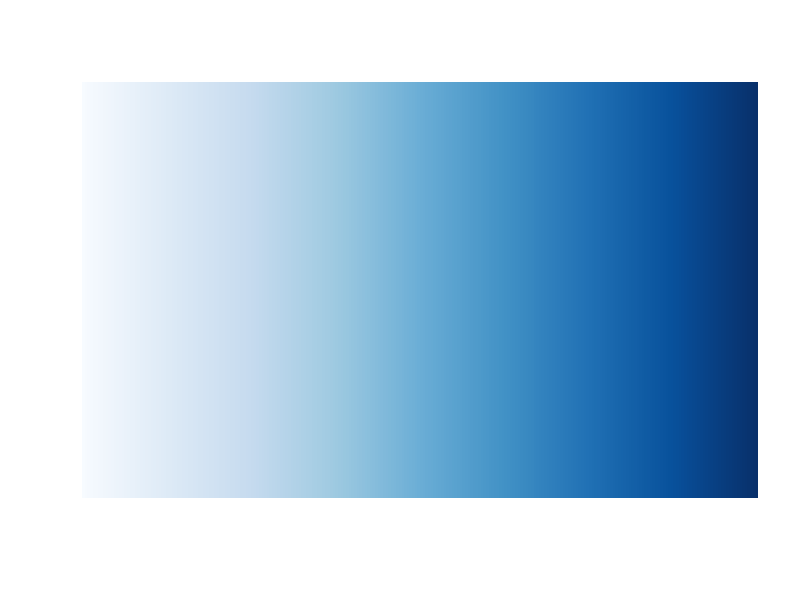
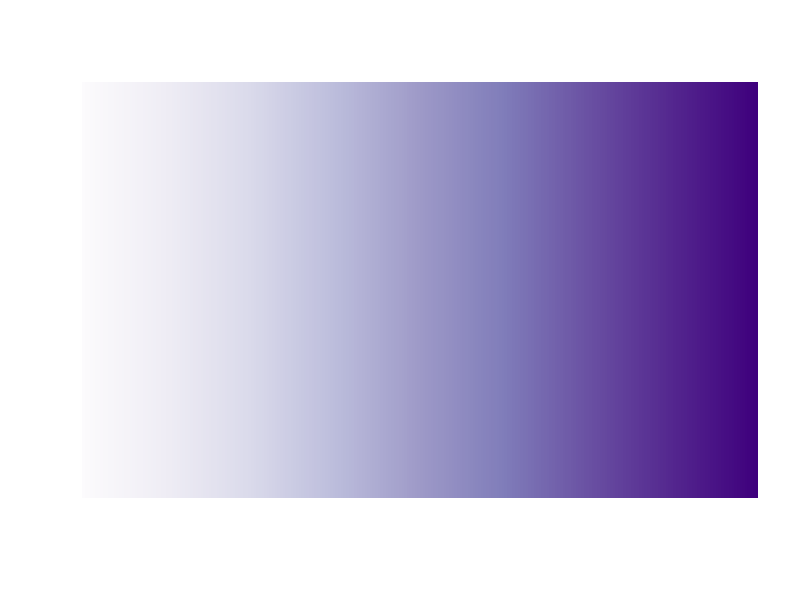

Source code (R) for these figures, in order:
#!/usr/bin/env Rscript

library(RColorBrewer)

# One thought is to save this as an image
# since it is just 11 values, I should be able
# to import them into pages manually.

odir <- "/home2/data/Projects/CWAS/figures/sfig_neurosynth"
n <- 256

cat("CWAS - Blues\n")
cwas <- colorRampPalette(brewer.pal(9, "Blues"))(n)
x11(width=9, height=3)
image(1:n, 1, as.matrix(1:n), col=cwas, xlab="", ylab="", 
        xaxt="n", yaxt="n", bty="n")
dev.copy(png, filename=file.path(odir, "legend_cwas.png"))
dev.off()

cat("Neurosynth - Purples\n")
neurosynth <- colorRampPalette(brewer.pal(9, "Purples"))(n)
x11(width=9, height=3)
image(1:n, 1, as.matrix(1:n), col=neurosynth, xlab="", ylab="", 
        xaxt="n", yaxt="n", bty="n")
dev.copy(png, filename=file.path(odir, "legend_neurosynth.png"))
dev.off()
